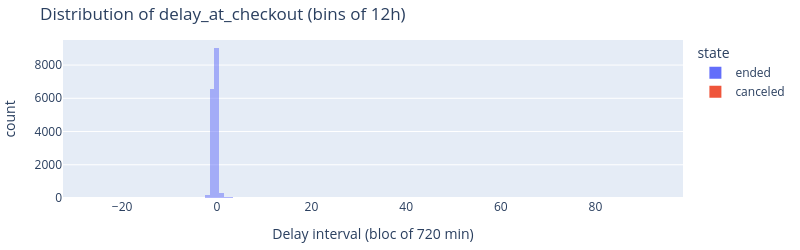

Notebook source saved alongside this figure:
### Markdown cell above
---
### 🔎 ```delay_at_checkout``` analysis

### Code cell
# Visualize by 12 hours bloc: delay_at_checkout <= 0 mean the car is checked out on time

# Discard NaN in "delay_at_checkout" column
df_delay_at_checkout = df_rentals.loc[df_rentals["delay_at_checkout"].notna(), ["delay_at_checkout", "state"]].copy()

# Select delay blocks of 720 min 
DELAY_SPLIT = 720

# Split delay_at_checkout into blocks
df_delay_at_checkout["delay_split"] = df_delay_at_checkout["delay_at_checkout"] // DELAY_SPLIT

fig = px.histogram(
    df_delay_at_checkout,
    x="delay_split",
    color="state",
    barmode="overlay",
    title="Distribution of delay_at_checkout (bins of 12h)",
    labels={"delay_split": "Delay interval (bloc of 720 min)"},
    width=800,
    height=250
)
# Margin reduction
fig.update_layout(
    margin=dict(l=10, r=10, t=40, b=10)  # left, right, top, bottom
    )
fig.show()

### Figure 1 — Plotly figure (JSON) as saved in the notebook; plotly's stock layout.template omitted (floating-point values rounded to 4 significant figures; data arrays with more than 128 entries replaced by an {"elided": "..."} marker saying what was removed)
{"data": [{"bingroup": "x", "hovertemplate": "state=ended<br>Delay interval (bloc of 720 min)=%{x}<br>count=%{y}<extra></extra>", "legendgroup": "ended", "marker": {"color": "#636efa", "opacity": 0.5, "pattern": {"shape": ""}}, "name": "ended", "orientation": "v", "showlegend": true, "type": "histogram", "x": {"elided": "16345 int values"}, "xaxis": "x", "yaxis": "y"}, {"bingroup": "x", "hovertemplate": "state=canceled<br>Delay interval (bloc of 720 min)=%{x}<br>count=%{y}<extra></extra>", "legendgroup": "canceled", "marker": {"color": "#EF553B", "opacity": 0.5, "pattern": {"shape": ""}}, "name": "canceled", "orientation": "v", "showlegend": true, "type": "histogram", "x": [-25], "xaxis": "x", "yaxis": "y"}], "layout": {"barmode": "overlay", "height": 250, "legend": {"title": {"text": "state"}, "tracegroupgap": 0}, "margin": {"b": 10, "l": 10, "r": 10, "t": 40}, "title": {"text": "Distribution of delay_at_checkout (bins of 12h)"}, "width": 800, "xaxis": {"anchor": "y", "domain": [0, 1], "title": {"text": "Delay interval (bloc of 720 min)"}}, "yaxis": {"anchor": "x", "domain": [0, 1], "title": {"text": "count"}}}}
